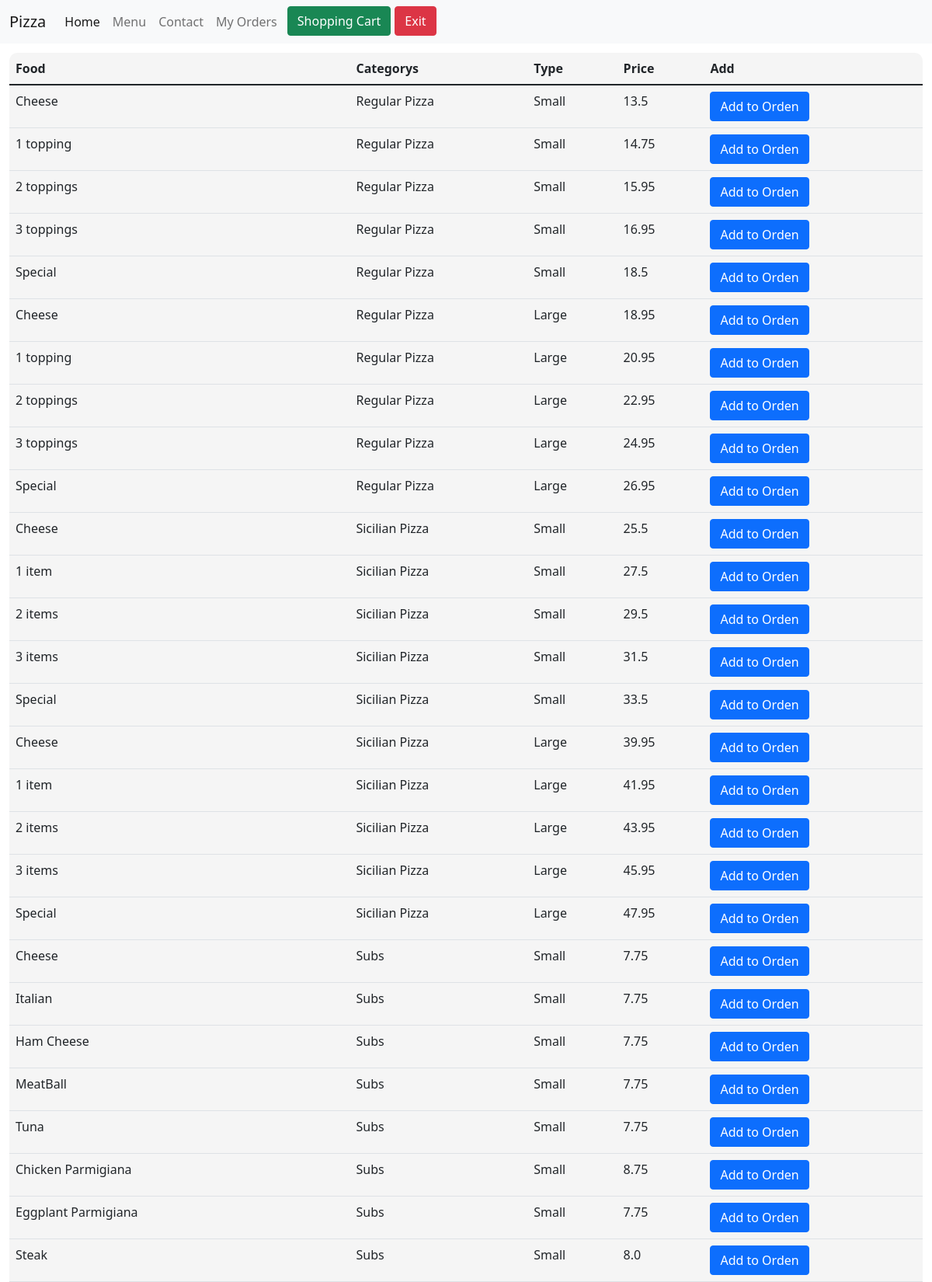
The page /menu (upper part) on the database its author committed.
### Pizza/models.py (models this page shows, shortened)
class Product(models.Model):
    id_product=models.AutoField(primary_key=True)
    name=models.CharField(max_length=25)
    id_category=models.ForeignKey(Category,on_delete=models.CASCADE)#Cada producto pertence a una categoria
    id_type=models.ForeignKey(Type,on_delete=models.CASCADE)#Cada producto tiene un tipo asociado
    amount_toppings=models.IntegerField(null=True, blank=True)
    price=models.FloatField()

class Category(models.Model):
    id_category=models.AutoField(primary_key=True)
    name=models.CharField(max_length=20)
    desciption=models.CharField(max_length=50)
    def __str__(self):
        return f'{self.name}'

class Type(models.Model):
    id_type=models.AutoField(primary_key=True)
    name=models.CharField(max_length=10)
    def __str__(self):
        return f'{self.name}'

### Pizza/views.py (the view)
# urls.py: path('menu', views.menu,name='menu'),
def menu(request):
    products=get_menu_items()
    return render(request,'menu.html',products)

### Pizza/views.py (called while the page is built)
def get_menu_items():
    data = {
        'productos': Product.objects.all()
    }
    return data

### Pizza/templates/menu.html
{% extends "layout.html" %}
{% block content %}
{% load static %}
<link rel="stylesheet" href="{% static 'css/menu.css' %}">
<div id="menu_container" style="padding: 1%;">
    <table class="table" style="border-radius: 10px;" id="Tabla_menu">
        <thead>
          <tr>
            <th scope="col">Food</th>
            <th scope="col">Categorys</th>
            <th scope="col">Type</th>
            <th scope="col">Price</th>
            <th scope="col">Add</th>
          </tr>
        </thead>
        <tbody id="body_table">
            {% for product in productos%}
             <form action="{% url 'add_pizza_to_orden' product.id_product %}">
              <tr>
                <td>{{ product.name }}</td>
                <td>{{ product.id_category }}</td>
                <td>{{ product.id_type }}</td>
                <td>{{ product.price }}</td>
                <td><button type="submit" class="btn btn-primary">Add to Orden</button></td>
              </tr>
             </form>
            {% endfor %}
        </tbody>
      </table>
</div>
{% endblock %}

### Pizza/static/css/layout.css (style rules this page uses)
body { background-color: red; }

### Pizza/static/css/menu.css (style rules this page uses)
body table { align-items: center; justify-content: center; padding: 1%; background-color: whitesmoke; }

### rows shown on the page
Product: name "Cheese", id_category "Regular Pizza", id_type "Small", price "13.5"
Product: name "1 topping", id_category "Regular Pizza", id_type "Small", price "14.75"
Product: name "2 toppings", id_category "Regular Pizza", id_type "Small", price "15.95"
Product: name "3 toppings", id_category "Regular Pizza", id_type "Small", price "16.95"
Product: name "Special", id_category "Regular Pizza", id_type "Small", price "18.5"
Product: name "Cheese", id_category "Regular Pizza", id_type "Large", price "18.95"
Product: name "1 topping", id_category "Regular Pizza", id_type "Large", price "20.95"
Product: name "2 toppings", id_category "Regular Pizza", id_type "Large", price "22.95"
Product: name "3 toppings", id_category "Regular Pizza", id_type "Large", price "24.95"
Product: name "Special", id_category "Regular Pizza", id_type "Large", price "26.95"
Product: name "Cheese", id_category "Sicilian Pizza", id_type "Small", price "25.5"
Product: name "1 item", id_category "Sicilian Pizza", id_type "Small", price "27.5"
Product: name "2 items", id_category "Sicilian Pizza", id_type "Small", price "29.5"
Product: name "3 items", id_category "Sicilian Pizza", id_type "Small", price "31.5"
Product: name "Special", id_category "Sicilian Pizza", id_type "Small", price "33.5"
Product: name "Cheese", id_category "Sicilian Pizza", id_type "Large", price "39.95"
Product: name "1 item", id_category "Sicilian Pizza", id_type "Large", price "41.95"
Product: name "2 items", id_category "Sicilian Pizza", id_type "Large", price "43.95"
Product: name "3 items", id_category "Sicilian Pizza", id_type "Large", price "45.95"
Product: name "Special", id_category "Sicilian Pizza", id_type "Large", price "47.95"
Product: name "Cheese", id_category "Subs", id_type "Small", price "7.75"
Product: name "Italian", id_category "Subs", id_type "Small", price "7.75"
Product: name "Ham Cheese", id_category "Subs", id_type "Small", price "7.75"
Product: name "MeatBall", id_category "Subs", id_type "Small", price "7.75"
Product: name "Tuna", id_category "Subs", id_type "Small", price "7.75"
Product: name "Chicken Parmigiana", id_category "Subs", id_type "Small", price "8.75"
Product: name "Eggplant Parmigiana", id_category "Subs", id_type "Small", price "7.75"
Product: name "Steak", id_category "Subs", id_type "Small", price "8.0"
